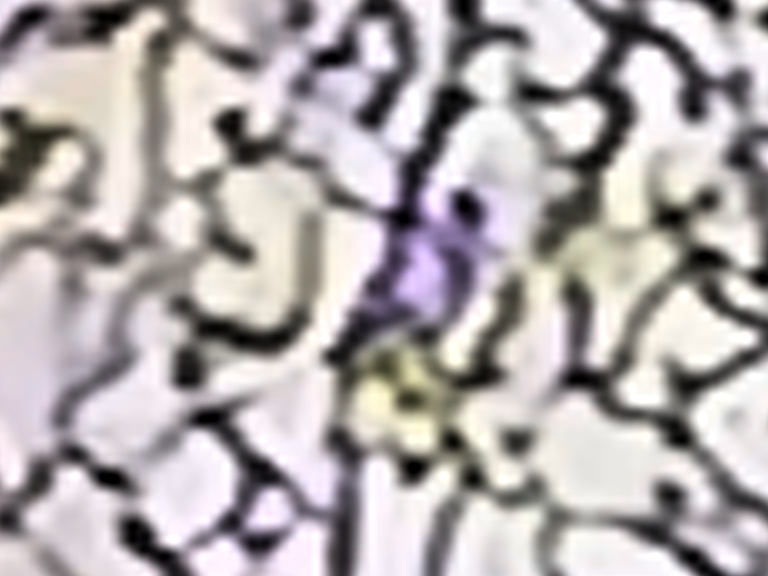
#> input picture enhanced_image.jpg, 768 x 576 px; its folder holds only this picture in this run
$ python -i calculate_grain_size.py   (imports and definitions only)
#> lines starting #> are read from the running program, lines starting #| are printed output that depends on the picture; after the words box and inside, x2 and y2 are one past the last pixel; in counts of white or black regions, pixels touching at a corner belong together; long printed decimals are rounded
import cv2
import numpy as np
import os
from skimage import morphology, measure
import pandas as pd
import matplotlib.pyplot as plt

data=pd.DataFrame(columns=['image_name','Grain_size_in_pixels'])
conversion_factor=1/12.2

def calculate_grain_size(image_path):
    # Load the image
#> called with image_path = 'enhanced_image.jpg'
    img = cv2.imread(image_path)
#> img is the input picture: shape (576, 768, 3); mean B, G, R 171.2, 170.6, 176.7

    # Convert the image to grayscale
    gray = cv2.cvtColor(img, cv2.COLOR_BGR2GRAY)
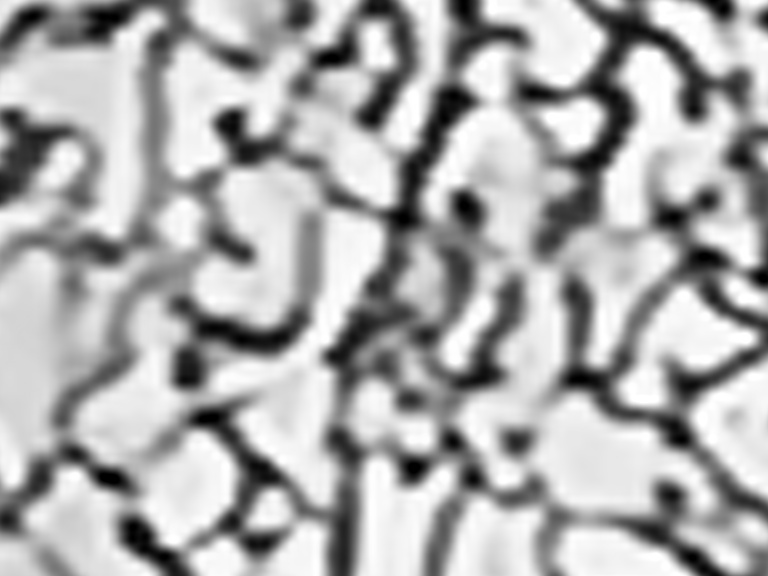
#> gray: shape (576, 768); min 0, max 255, mean 172.5

    # Perform noise reduction using morphological opening
    kernel = np.ones((3, 3), np.uint8)
    opening = cv2.morphologyEx(gray, cv2.MORPH_OPEN, kernel, iterations=1)

    # Apply automatic thresholding to obtain a binary image
    thresh = cv2.threshold(opening, 0, 255, cv2.THRESH_BINARY + cv2.THRESH_OTSU)[1]
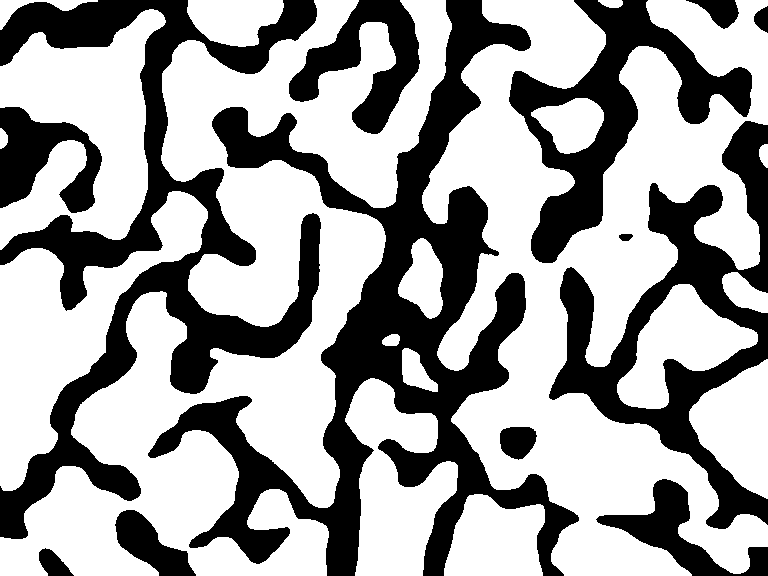
#> thresh: shape (576, 768); 63% white; 13 black regions

    # Perform area-based noise removal
    a = 30
    _, labels = cv2.connectedComponents(thresh)
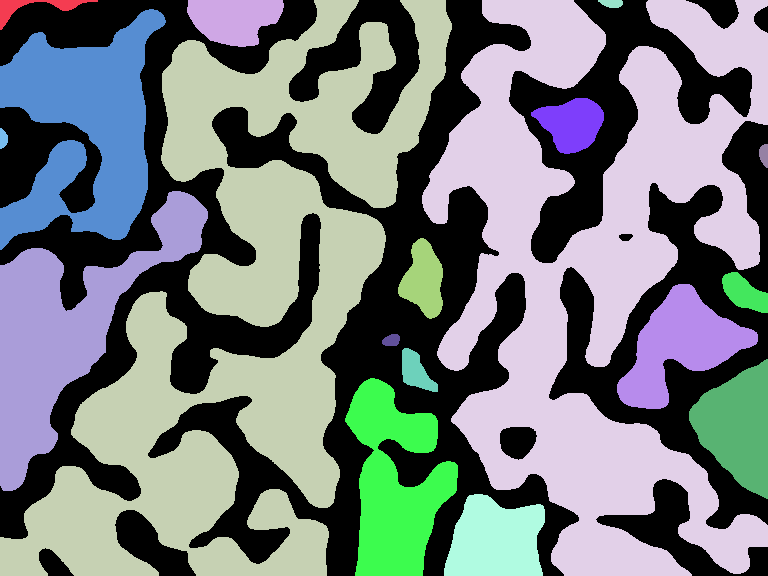
#> labels: shape (576, 768) int32; 19 distinct labels, from 0 to 18; one colour per label, 0 black
    unique, counts = np.unique(labels, return_counts=True)
#> unique = 19 values from 0 to 18; counts = 19 values, max 163713 at index 0, min 128 at index 8, mean 23282.5
    for i, count in enumerate(counts):
        if count <= a:
            thresh[labels == i] = 0
#> this loop made 19 passes
#> count on passes 1 to 12: 163713, 759, 3401, 97263, 92517, 158, 21799, 2633, 128, 168, 20990, 2317

    # perform morphological closing for grain separation
    k = 1
    kernel = cv2.getStructuringElement(cv2.MORPH_RECT,(k,k))
    closing = cv2.morphologyEx(thresh, cv2.MORPH_CLOSE, kernel)

    # perform dilation before erosion for better grain division
    kernel = np.ones((1,1), np.uint8)
    dilation = cv2.dilate(closing, kernel, iterations=1)
    erosion = cv2.erode(dilation, kernel, iterations=1)


    # Find the grain size
    num_labels, labels, stats, centroids = cv2.connectedComponentsWithStats(erosion, connectivity=8)
#> num_labels = 19; stats = 19 rows, first 6: [0, 0, 768, 576, 163713], [0, 0, 98, 30, 759], [187, 0, 97, 47, 3401], [0, 0, 452, 576, 97263], [422, 0, 346, 576, 92517], [598, 0, 25, 8, 158]; centroids = 19 rows, first 8: [390.3, 274.7], [33.89, 6.49], [233.6, 18.86], [244.1, 311.9], [595.3, 269.4], [611.3, 2.98], [83.63, 127.4], [571.3, 123.4]
    # The first label corresponds to the background, so we exclude it from the statistics
    stats = stats[1:]
#> stats = 18 rows, first 6: [0, 0, 98, 30, 759], [187, 0, 97, 47, 3401], [0, 0, 452, 576, 97263], [422, 0, 346, 576, 92517], [598, 0, 25, 8, 158], [0, 9, 166, 241, 21799]
    grain_sizes = stats[:, cv2.CC_STAT_AREA]
#> grain_sizes = 18 values, max 97263 at index 2, min 128 at index 7, mean 15480.8

    contours, _ = cv2.findContours(erosion, cv2.RETR_EXTERNAL, cv2.CHAIN_APPROX_SIMPLE)
#> contours = 18 contours; largest, box (x1, y1, x2, y2) and area: (0, 0, 452, 576) 95006, (422, 0, 768, 576) 91497, (0, 9, 166, 250) 21300, (0, 191, 208, 491) 20532, (345, 378, 458, 576) 12375

    # Calculate grain sizes and print average grain size
    diameters = []
    for i in range(1, labels.max()+1):
        area = np.sum(labels == i)
        diameter = 2 * np.sqrt(area/np.pi)
        diameters.append(diameter)
#> this loop made 18 passes
#> (area, diameter) on passes 1 to 12: (759, 31.09), (3401, 65.8), (97263, 351.9), (92517, 343.2), (158, 14.18), (21799, 166.6), (2633, 57.9), (128, 12.77), (168, 14.63), (20990, 163.5), (2317, 54.31), (1145, 38.18)
#> after the loop, diameters = [31.09, 65.8, 351.9, 343.2, 14.18, 166.6, 57.9, 12.77, 14.63, 163.5, 54.31, 38.18, 102.1, 14.88, 33.79, 94.03, 127.2, 90.71]

    # Calculate the average diametrical size of the grains
    diameters.sort(reverse=True)

    avg_size = np.mean(diameters[10:])
#> avg_size = 26.73
    print("Average diametrical size of grains in pixels: ", avg_size)
#| Average diametrical size of grains in pixels:  26.730
    # [16 lines of commented-out code are left out]
    cv2.destroyAllWindows()
    return avg_size

# specify the directory to iterate over
dir_path = r"D:\Important\M.Teh thesis\For ML pushpendra\all_images"

# # loop through all files and directories in the specified directory
# [18 lines not run here, left out]
# [6 lines of commented-out code are left out]

>>> result = calculate_grain_size('enhanced_image.jpg')
#> result = 26.73
